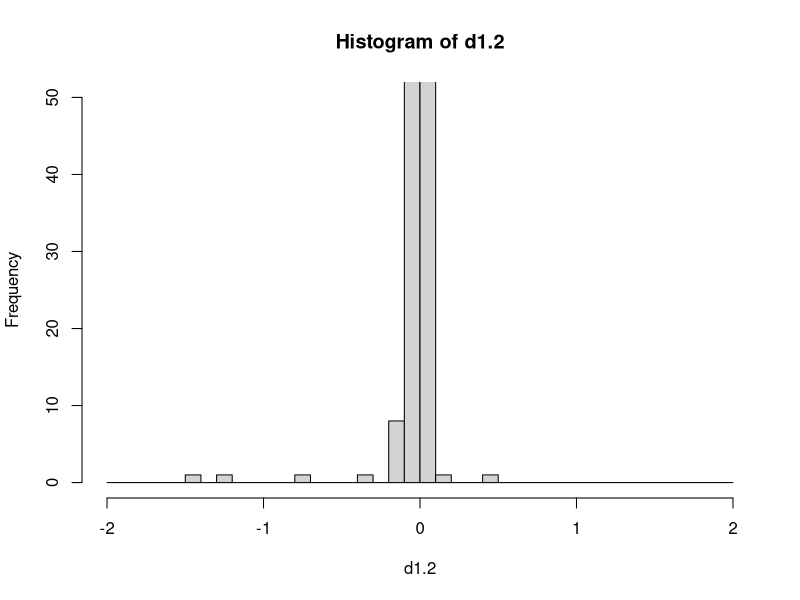
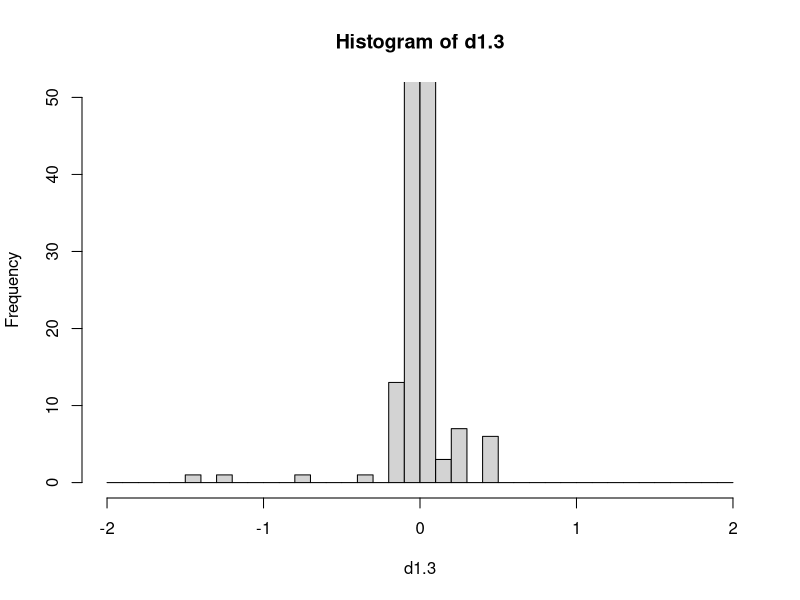
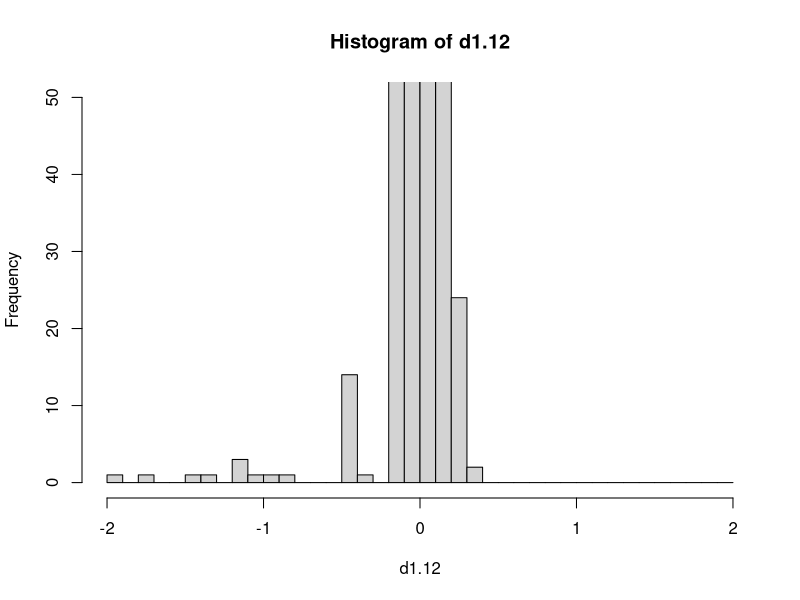

The R source for these figures, in order:
t = read.table('sitelnL3000.csv', sep='\t', header=TRUE)

d1.2 = t$tree1 - t$tree2
d1.3 = t$tree1 - t$tree3
d1.12 = t$tree1 - t$tree12

nsites = length(d1.2)




biggest1.2=max(ceiling(max(d1.2)*10),ceiling(-min(d1.2)*10))/10
biggest1.3=max(ceiling(max(d1.3)*10),ceiling(-min(d1.3)*10))/10
biggest1.12=max(ceiling(max(d1.12)*10),ceiling(-min(d1.12)*10))/10
biggest = max(biggest1.2, biggest1.3, biggest1.12)

rellfunc = function(diffs) {
    centering = sum(diffs)
    obs = abs(centering)
    rellMoreExtreme = 0;
    nrellreps = 10000;
    for (i in c(1:nrellreps)) {
        r = sample(diffs, replace=TRUE)
        rs = abs(sum(r) - centering)
        if (rs >= obs) {
            rellMoreExtreme = rellMoreExtreme + 1;
        }
    }
    rellMoreExtreme/nrellreps;
}

ztestkh = function(diffs) {
    print(c('max',  max(diffs)))
    print(c('min', min(diffs)))
    print(c('mean', mean(diffs)))
    print(c('sd', sd(diffs)))
    nsites = length(diffs)
    Delta = sum(diffs)
    print(c('Delta', Delta))
    VarSum = nsites*var(diffs)
    print(c('VarSum', VarSum))
    Z = -abs(Delta/(sqrt(VarSum)))
    print(c('Z', Z))
    halfp = pnorm(Z)
    p = 2.0 * halfp 
    print(c('p', p))
    p
}


print(ztestkh(d1.2))
print(rellfunc(d1.2))
    
x = seq(-biggest, biggest, 0.01)
breaks=seq(-biggest, biggest, 0.1)
print(breaks)
pdf('d1-2hist.pdf')
hist(d1.2, breaks=breaks, axes=TRUE, ylim=c(0,50))
#lines(x, 5*dnorm(x, mean=0, sd=sd(d1.2)))
dev.off()


print(ztestkh(d1.3))
print(rellfunc(d1.3))

x = seq(-biggest, biggest, 0.01)
breaks=seq(-biggest, biggest, 0.1)
print(breaks)
pdf('d1-3hist.pdf')
hist(d1.3, breaks=breaks, axes=TRUE, ylim=c(0,50))
#lines(x, 5*dnorm(x, mean=0, sd=sd(d1.3)))
dev.off()



print(ztestkh(d1.12))
print(rellfunc(d1.12))


x = seq(-biggest, biggest, 0.01)
breaks=seq(-biggest, biggest, 0.1)
print(breaks)
pdf('d1-12hist.pdf')
hist(d1.12, breaks=breaks, axes=TRUE, ylim=c(0,50))
#lines(x, 5*dnorm(x, mean=0, sd=sd(d1.12)))
dev.off()



